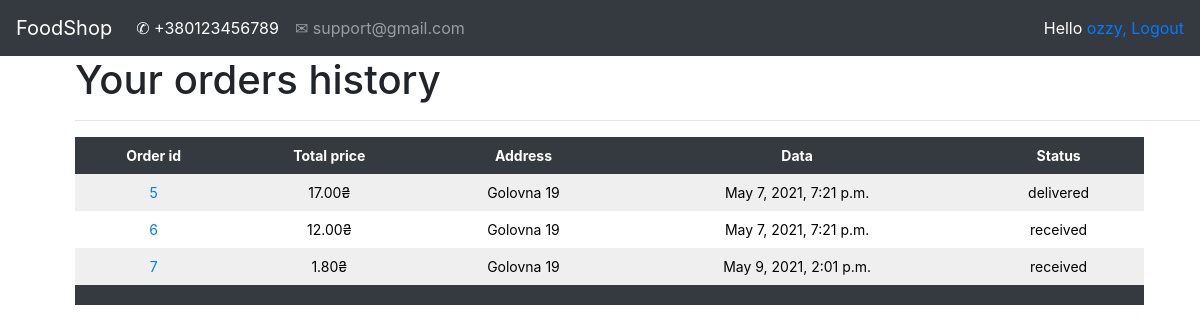
/account/orders_history/ (signed in), run on an earlier commit of the app's database.
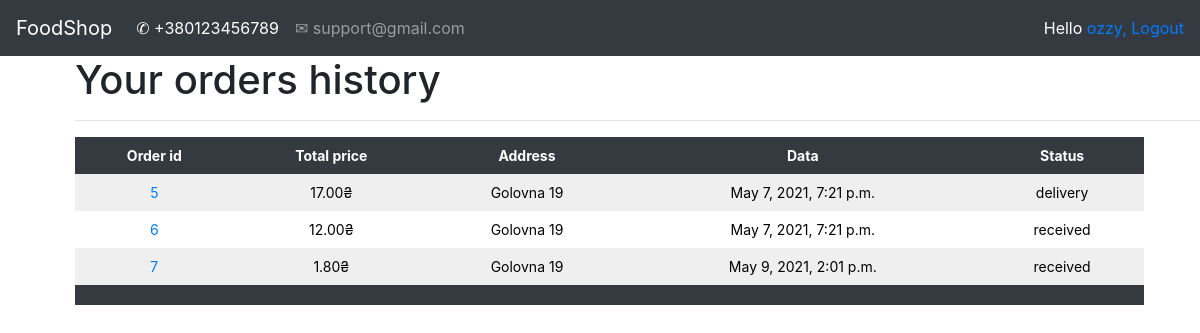
And on a later commit of the database.
### orders/models.py (models this page shows, shortened)
class Order(models.Model):
    username = models.CharField(max_length=100)
    first_name = models.CharField(max_length=100)
    last_name = models.CharField(max_length=100)
    email = models.EmailField(max_length=50)
    address = models.CharField(max_length=100)
    telephone = models.CharField(max_length=12)
    created = models.DateTimeField(auto_now_add=True)
    updated = models.DateTimeField(auto_now=True)
    paid = models.BooleanField(default=False)
    note = models.CharField(max_length=150, null=True, blank=True)
    courier = models.ForeignKey(Courier, on_delete=models.CASCADE, null=True, blank=True)
    status = models.CharField(max_length=20, choices=STATUS_CHOICES, default='received')
    promocode = models.ForeignKey(Promocode, related_name="orders", null=True, blank=True, on_delete=models.SET_NULL)
    discount = models.IntegerField(default=0, validators=[MinValueValidator(0), MaxValueValidator(100)])
    class Meta:
        ordering = ('-created',)
        default_related_name = "orders"
    def get_total_price(self):
        total_price = sum(item.get_cost() for item in self.items.all())
        return total_price - total_price * (self.discount / Decimal("100"))

class OrderItem(models.Model):
    order = models.ForeignKey(Order, related_name='items', on_delete=models.CASCADE)
    product = models.ForeignKey(Product, related_name='order_item', on_delete=models.CASCADE)
    price = models.DecimalField(max_digits=10, decimal_places=2)
    quantity = models.PositiveIntegerField(default=1)
    def get_cost(self):
        return self.price * self.quantity

### account/views.py (the view)
# urls.py: path('orders_history/', views.ordersHistory, name='orders_history'),
@login_required
def ordersHistory(request):
    orderhistory = Order.objects.filter(username=request.user).order_by('id')
    orderitem = OrderItem.objects.filter(order__in=orderhistory)
    return render(request, 'registration/order_history.html', {"orderhistory": orderhistory, "orderitem": orderitem})

### orderlist/context_processors.py (called while the page is built)
def orderlist(request):
    return {'orderlist': OrderList(request)}

### templates/registration/order_history.html (shortened to what this page needs)
{% extends 'registration/base.html' %}
{% load static %}
{% block context %}
<div style="margin-left: 75px">
    <h1>Your orders history </h1>
    <hr>
    {% if orderhistory %}
    <table class="order-history" style="width: 95%;">
        <thead>
            <tr>
                <th>Order id</th>
                <th>Total price</th>
                <th>Address</th>
                <th>Data</th>
                <th>Status</th>
            </tr>
        </thead>
        <tbody>
            {% for order in orderhistory %}
            <tr>
                <td><a href="{% url 'order_detail' order.id %}">{{ order.id }}</a></td>
                <td>{{ order.get_total_price|floatformat:'2' }}₴</td>
                <td>{{ order.address }}</td>
                <td>{{ order.created }}</td>
                <td>{{ order.status }}
                </td>
            </tr>
            {% endfor %}
            <tr class="total-sum">
                <td colspan="5"></td>
            </tr>
        </tbody>
    </table>
    {% else %}
<p style="font-style:oblique; font-size: 400%">Sorry, but you haven't made any orders yet.</p>
{% endif %}
</div>
{% endblock %}

What changed in the data, as far as the page shows it:
changed Order id 5: status "delivered" → "delivery"
